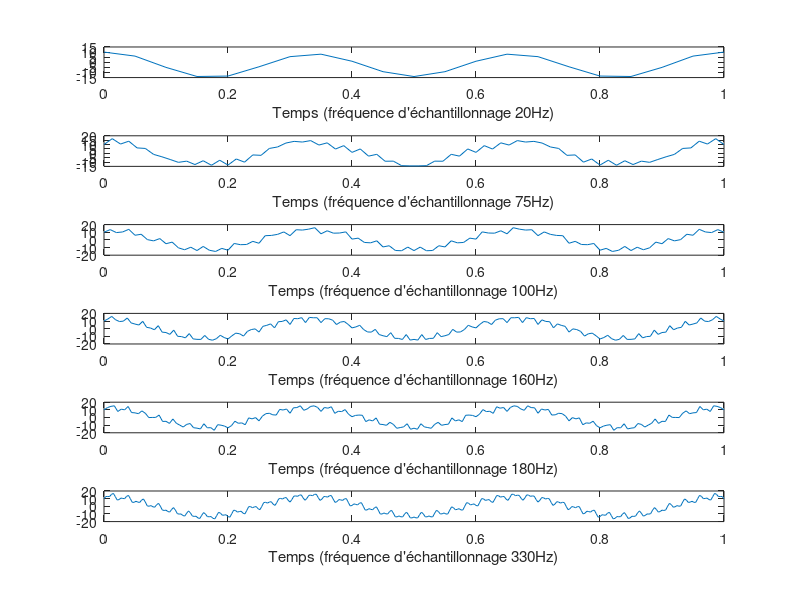

MATLAB code for this plot:
%%

%%%%%%%%%%%%%%%%
%% Exercice 2 %%
%%%%%%%%%%%%%%%%

% Question 1
% Y(t)=2sin(165πt) + 13cos(6πt) - 3cos(80πt)
% Fréquences présentes dans ce signal :
% Le signal est déjà écrit comme une somme de sinusoïdes.
% On peut donc lire directement les fréquences présentes :
% f1 = 6Hz, f2 = 40Hz et f3 = 165Hz.

% Question 2
% Abscisses
t0 = 0:(1/20):1;
t1 = 0:(1/75):1;
t2 = 0:(1/100):1;
t3 = 0:(1/160):1;
t4 = 0:(1/180):1;
t5 = 0:(1/330):1;
% Ordonnées
y0 = 2*sin(165*pi*t0)+13*cos(6*pi*t0)-3*cos(80*pi*t0);
y1 = 2*sin(165*pi*t1)+13*cos(6*pi*t1)-3*cos(80*pi*t1);
y2 = 2*sin(165*pi*t2)+13*cos(6*pi*t2)-3*cos(80*pi*t2);
y3 = 2*sin(165*pi*t3)+13*cos(6*pi*t3)-3*cos(80*pi*t3);
y4 = 2*sin(165*pi*t4)+13*cos(6*pi*t4)-3*cos(80*pi*t4);
y5 = 2*sin(165*pi*t5)+13*cos(6*pi*t5)-3*cos(80*pi*t5);
% Tracé
figure(2)
subplot(6,1,1)
plot(t0,y0)
xlabel("Temps (fréquence d'échantillonnage 20Hz)")
subplot(6,1,2)
plot(t1,y1)
xlabel("Temps (fréquence d'échantillonnage 75Hz)")
subplot(6,1,3)
plot(t2,y2)
xlabel("Temps (fréquence d'échantillonnage 100Hz)")
subplot(6,1,4)
plot(t3,y3)
xlabel("Temps (fréquence d'échantillonnage 160Hz)")
subplot(6,1,5)
plot(t4,y4)
xlabel("Temps (fréquence d'échantillonnage 180Hz)")
subplot(6,1,6)
plot(t5,y5)
xlabel("Temps (fréquence d'échantillonnage 330Hz)")

% Question 3
% Plus la fréquence d'échantillonnage est élevée, plus le signal est détaillé et régulier.

% Question 4
% Le théorème de Nyquist-Shannon nous dit que la fréquence d'échantillonnage minimale qui permet de reconstituer un signal est le double de la fréquence maximale du signal, soit 165Hz. La seule fréquence qui répond à ce critère est f5=330Hz, c'est donc la fréquence d'échantillonnage optimale.

